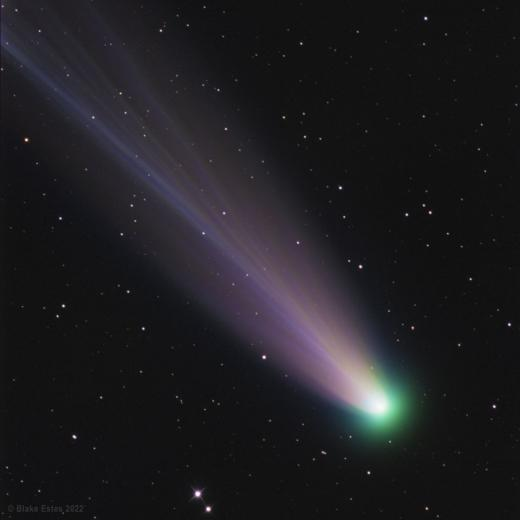
#> input picture Transformation/images/comet.jpeg, 520 x 520 px
$ jupyter execute imageNegative.ipynb
#> lines starting #> are read from the running program, lines starting #| are printed output that depends on the picture
[cell 1]
import pandas as pd
import numpy as np
from PIL import Image

[cell 2]
img = Image.open('images/comet.jpeg').convert('L').resize((640 // 2,426 // 2))
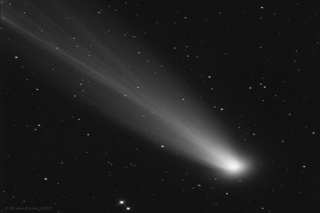
#> img: PIL image 320x213 L; min 10, max 252, mean 30.6
img

[cell 3]
imgMat = np.array(img)
imgMat

[cell 4]
negMat = []
for arr in imgMat:
    negMat.append(list(map(lambda x :int( 255 - x), arr)))
#> after the loop, negMat = 213 items
negMat = np.array(negMat, dtype=np.uint8)
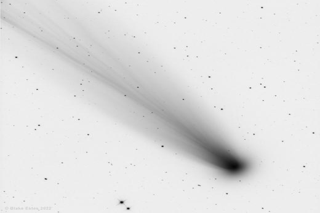
#> negMat: shape (213, 320); min 3, max 245, mean 224.4
